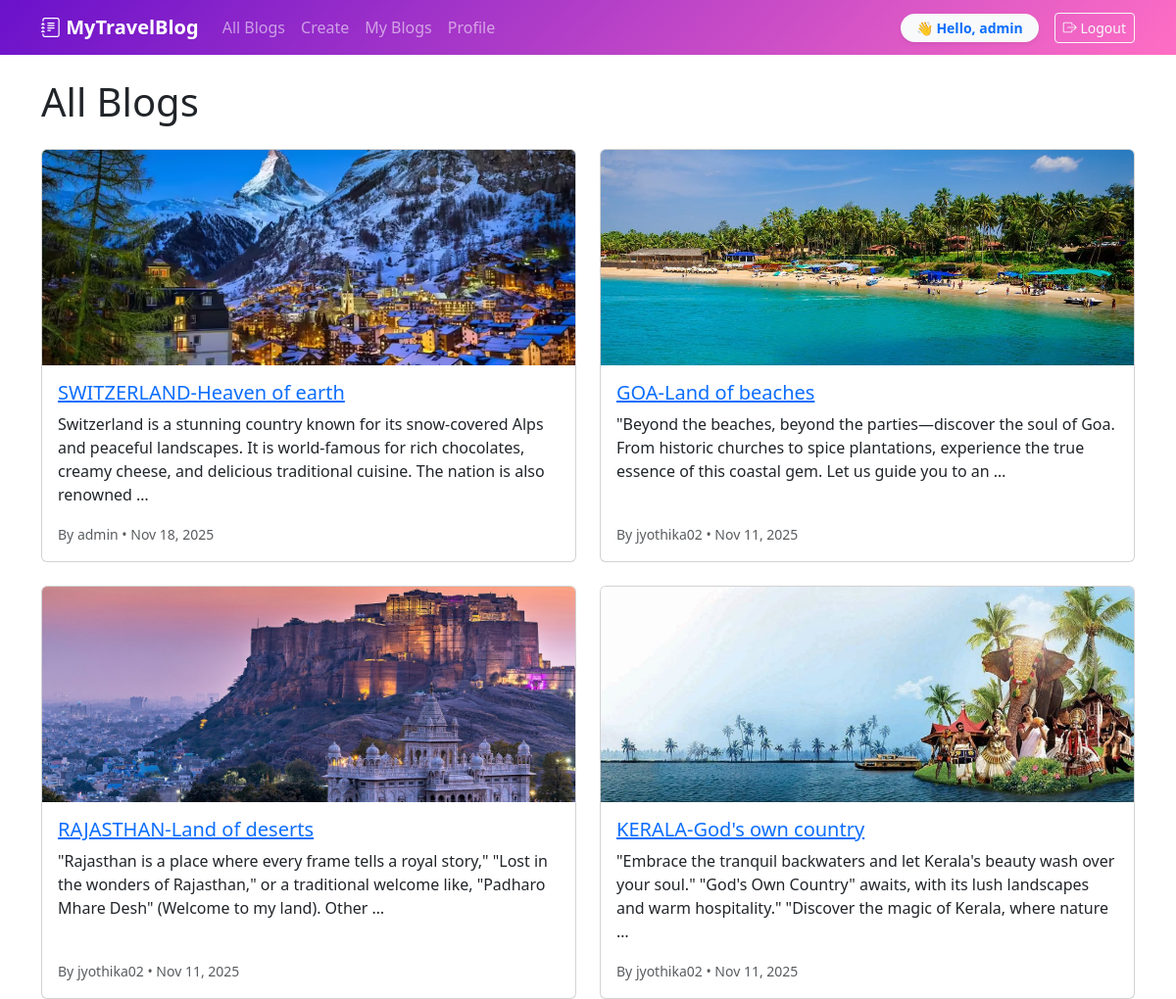
The app's page / (signed in) with its own data.
### blogApp/models.py (models this page shows, shortened)
class Blog(models.Model):
    user = models.ForeignKey(User, on_delete=models.CASCADE)
    image = models.ImageField(upload_to='blog_images/', null=True, blank=True)
    title = models.CharField(max_length=200)
    content = models.TextField()
    created_at = models.DateTimeField(auto_now_add=True)

### blogApp/views.py (the view)
# urls.py: path('', views.blog_list, name='blog_list'),
def blog_list(request):
    blogs = Blog.objects.all().order_by('-created_at')
    return render(request, 'blogApp/blog_list.html', {'blogs': blogs})

### blogApp/templates/blogApp/blog_list.html (shortened to what this page needs)
{% extends 'blogApp/base.html' %}
{% block content %}
  <h1 class="mb-4">All Blogs</h1>
  <div class="row gy-4">
    {% for blog in blogs %}
      <div class="col-md-6">
        <div class="card h-100">
          {% if blog.image %}
            <img src="{{ blog.image.url }}" class="card-img-top" alt="{{ blog.title }}">
          {% endif %}
          <div class="card-body d-flex flex-column">
            <h5 class="card-title"><a href="{% url 'blog_detail' blog.pk %}">{{ blog.title }}</a></h5>
            <p class="card-text">{{ blog.content|truncatewords:30 }}</p>
            <div class="mt-auto">
              <small class="text-muted">By {{ blog.user.username }} • {{ blog.created_at|date:"M d, Y" }}</small>
            </div>
          </div>
        </div>
      </div>
    {% empty %}
      <p>No blogs yet.</p>
    {% endfor %}
  </div>
{% endblock %}

### blogApp/templates/blogApp/base.html (shortened to what this page needs)
<!doctype html>
{% load static %}
<html lang="en">
<head>
  <link href="https://cdn.jsdelivr.net/npm/bootstrap@5.3.2/dist/css/bootstrap.min.css" rel="stylesheet">
  <link rel="stylesheet" href="{% static 'css/site.css' %}">
  <link href="https://cdn.jsdelivr.net/npm/bootstrap-icons@1.11.1/font/bootstrap-icons.css" rel="stylesheet">
</head>
<body>
<nav class="navbar navbar-expand-lg navbar-dark"
     style="background: linear-gradient(135deg, #6a11cb, #ff6ec4);">
    <div class="container">
      <a class="navbar-brand fw-bold" href="{% url 'blog_list' %}">
        <i class="bi bi-journal-text"></i> MyTravelBlog
      </a>
      <div class="collapse navbar-collapse" id="mainNav">
        <ul class="navbar-nav me-auto mb-2 mb-lg-0">
          <li class="nav-item"><a class="nav-link" href="{% url 'blog_list' %}">All Blogs</a></li>
          {% if user.is_authenticated %}
          <li class="nav-item"><a class="nav-link" href="{% url 'create_blog' %}">Create</a></li>
          <li class="nav-item"><a class="nav-link" href="{% url 'my_blogs' %}">My Blogs</a></li>
          <li class="nav-item"><a class="nav-link" href="{% url 'profile' %}">Profile</a></li>
          {% endif %}
        </ul>
        <ul class="navbar-nav ms-auto">
          {% if user.is_authenticated %}
            <li class="nav-item d-flex align-items-center me-3">
              <div class="bg-light text-primary fw-bold px-3 py-1 rounded-pill shadow-sm small">
                👋 Hello, {{ user.username }}
              </div>
            </li>
            <li class="nav-item">
              <form action="{% url 'logout' %}" method="post" style="display:inline;">
                <button type="submit" class="btn btn-outline-light btn-sm">
                  <i class="bi bi-box-arrow-right"></i> Logout
                </button>
              </form>
            </li>
          {% else %}
            <li class="nav-item"><a class="nav-link" href="{% url 'login' %}">Login</a></li>
            <li class="nav-item"><a class="nav-link" href="{% url 'signup' %}">Sign Up</a></li>
          {% endif %}
        </ul>
      </div>
    </div>
  </nav>
  <div class="container mt-4">
    {% block content %}{% endblock %}
  </div>
</body>
</html>

### blogApp/static/css/site.css (style rules this page uses)
.card img { object-fit: cover; height: 220px; }

### records on screen
Blog: image (picture), title "SWITZERLAND-Heaven of earth", content "Switzerland is a stunning country known for its snow-covered Alps and peaceful landscapes. It is world-famous for rich chocolates, creamy cheese, and delicious traditional cuisine. The nation is also renowned …", user.username "admin", created_at "Nov 18, 2025"
Blog: image (picture), title "GOA-Land of beaches", content "\"Beyond the beaches, beyond the parties—discover the soul of Goa. From historic churches to spice plantations, experience the true essence of this coastal gem. Let us guide you to an …", user.username "jyothika02", created_at "Nov 11, 2025"
Blog: image (picture), title "RAJASTHAN-Land of deserts", content "\"Rajasthan is a place where every frame tells a royal story,\" \"Lost in the wonders of Rajasthan,\" or a traditional welcome like, \"Padharo Mhare Desh\" (Welcome to my land). Other …", user.username "jyothika02", created_at "Nov 11, 2025"
Blog: image (picture), title "KERALA-God's own country", content "\"Embrace the tranquil backwaters and let Kerala's beauty wash over your soul.\" \"God's Own Country\" awaits, with its lush landscapes and warm hospitality.\" \"Discover the magic of Kerala, where nature …", user.username "jyothika02", created_at "Nov 11, 2025"

### other values on screen
{{ user.username }} "admin"
